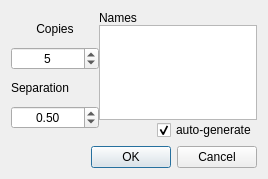
<?xml version="1.0" encoding="UTF-8"?>
<ui version="4.0">
 <class>Wizard</class>
 <widget class="QDialog" name="Wizard">
  <property name="windowModality">
   <enum>Qt::WindowModal</enum>
  </property>
  <property name="geometry">
   <rect>
    <x>0</x>
    <y>0</y>
    <width>268</width>
    <height>179</height>
   </rect>
  </property>
  <property name="sizePolicy">
   <sizepolicy hsizetype="Maximum" vsizetype="Maximum">
    <horstretch>0</horstretch>
    <verstretch>0</verstretch>
   </sizepolicy>
  </property>

  <property name="windowTitle">
   <string>Wizard</string>
  </property>
  <layout class="QVBoxLayout" name="verticalLayout_2">
   <item>
    <layout class="QHBoxLayout" name="horizontalLayout_2">
     <property name="spacing">
      <number>0</number>
     </property>
     <property name="rightMargin">
      <number>0</number>
     </property>
     <item>
      <layout class="QVBoxLayout" name="verticalLayout">
       <property name="spacing">
        <number>0</number>
       </property>
       <item>
        <widget class="QLabel" name="lbl_terms">
         <property name="sizePolicy">
          <sizepolicy hsizetype="Preferred" vsizetype="Fixed">
           <horstretch>0</horstretch>
           <verstretch>0</verstretch>
          </sizepolicy>
         </property>
         <property name="text">
          <string>Copies</string>
         </property>
         <property name="alignment">
          <set>Qt::AlignCenter</set>
         </property>
        </widget>
       </item>
       <item>
        <widget class="QSpinBox" name="sbx_copies">
         <property name="sizePolicy">
          <sizepolicy hsizetype="Expanding" vsizetype="Fixed">
           <horstretch>0</horstretch>
           <verstretch>0</verstretch>
          </sizepolicy>
         </property>
         <property name="alignment">
          <set>Qt::AlignCenter</set>
         </property>
         <property name="minimum">
          <number>1</number>
         </property>
         <property name="maximum">
          <number>99</number>
         </property>
         <property name="value">
          <number>5</number>
         </property>
        </widget>
       </item>
       <item>
        <widget class="QLabel" name="label">
         <property name="sizePolicy">
          <sizepolicy hsizetype="Preferred" vsizetype="Fixed">
           <horstretch>0</horstretch>
           <verstretch>0</verstretch>
          </sizepolicy>
         </property>
         <property name="text">
          <string>Separation</string>
         </property>
        </widget>
       </item>
       <item>
        <widget class="QDoubleSpinBox" name="sbx_separation">
         <property name="alignment">
          <set>Qt::AlignCenter</set>
         </property>
         <property name="minimum">
          <double>-1000000.000000000000000</double>
         </property>
         <property name="maximum">
          <double>1000000.000000000000000</double>
         </property>
         <property name="singleStep">
          <double>0.100000000000000</double>
         </property>
         <property name="value">
          <double>0.500000000000000</double>
         </property>
        </widget>
       </item>
      </layout>
     </item>
     <item>
      <layout class="QVBoxLayout" name="verticalLayout_3">
       <property name="spacing">
        <number>0</number>
       </property>
       <property name="topMargin">
        <number>0</number>
       </property>
       <item>
        <layout class="QHBoxLayout" name="horizontalLayout_5">
         <item>
          <widget class="QLabel" name="lbl_term_labels">
           <property name="text">
            <string>Names</string>
           </property>
           <property name="alignment">
            <set>Qt::AlignLeading|Qt::AlignLeft|Qt::AlignVCenter</set>
           </property>
          </widget>
         </item>
        </layout>
       </item>
       <item>
        <widget class="QPlainTextEdit" name="ptx_terms">

         <property name="tabChangesFocus">
          <bool>true</bool>
         </property>
         <property name="lineWrapMode">
          <enum>QPlainTextEdit::NoWrap</enum>
         </property>
         <property name="readOnly">
          <bool>false</bool>
         </property>
        </widget>
       </item>
       <item>
        <layout class="QHBoxLayout" name="horizontalLayout_3">
         <property name="topMargin">
          <number>0</number>
         </property>
         <item>
          <spacer name="horizontalSpacer">
           <property name="orientation">
            <enum>Qt::Horizontal</enum>
           </property>
           <property name="sizeHint" stdset="0">
            <size>
             <width>40</width>
             <height>20</height>
            </size>
           </property>
          </spacer>
         </item>
         <item>
          <widget class="QCheckBox" name="chx_auto_generate">
           <property name="text">
            <string>auto-generate</string>
           </property>
           <property name="checked">
            <bool>true</bool>
           </property>
          </widget>
         </item>
        </layout>
       </item>
      </layout>
     </item>
    </layout>
   </item>
   <item>
    <widget class="QDialogButtonBox" name="buttonBox">
     <property name="orientation">
      <enum>Qt::Horizontal</enum>
     </property>
     <property name="standardButtons">
      <set>QDialogButtonBox::Cancel|QDialogButtonBox::Ok</set>
     </property>
    </widget>
   </item>
  </layout>
 </widget>
 <resources>
  <include location="resources.qrc"/>
 </resources>
 <connections>
  <connection>
   <sender>buttonBox</sender>
   <signal>accepted()</signal>
   <receiver>Wizard</receiver>
   <slot>accept()</slot>
   <hints>
    <hint type="sourcelabel">
     <x>248</x>
     <y>254</y>
    </hint>
    <hint type="destinationlabel">
     <x>157</x>
     <y>274</y>
    </hint>
   </hints>
  </connection>
  <connection>
   <sender>buttonBox</sender>
   <signal>rejected()</signal>
   <receiver>Wizard</receiver>
   <slot>reject()</slot>
   <hints>
    <hint type="sourcelabel">
     <x>316</x>
     <y>260</y>
    </hint>
    <hint type="destinationlabel">
     <x>286</x>
     <y>274</y>
    </hint>
   </hints>
  </connection>
 </connections>
</ui>
